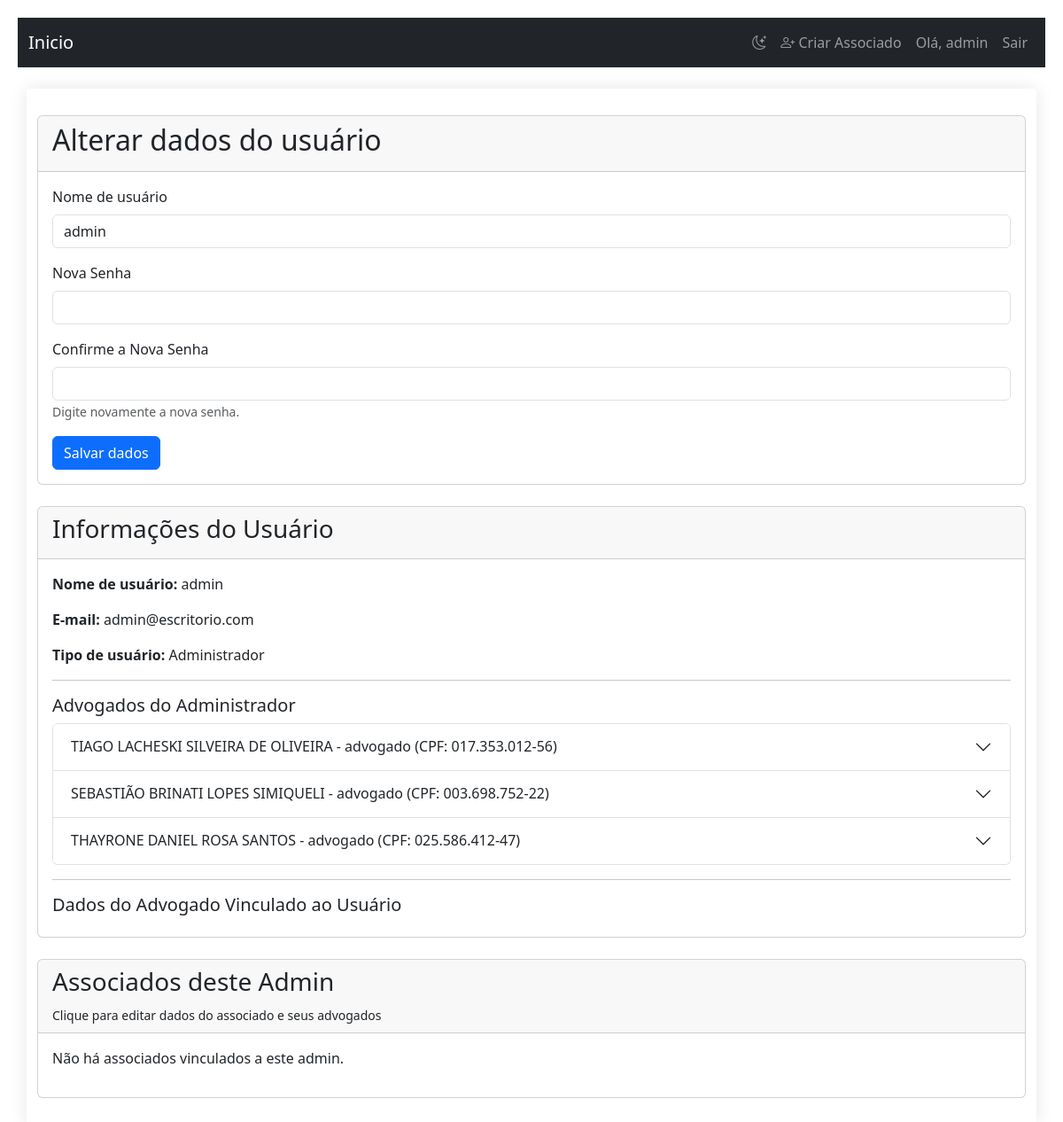
Page /usuario/1/editar (signed in) on the committed database.
### models.py (models this page shows, shortened)
class User(UserMixin, db.Model):
    id = db.Column(db.Integer, primary_key=True)
    username = db.Column(db.String(64), index=True, unique=True)
    email = db.Column(db.String(120), index=True, unique=True)
    password_hash = db.Column(db.String(128))
    is_admin = db.Column(db.Boolean, default=False)
    admin_id = db.Column(db.Integer, db.ForeignKey('user.id'), nullable=True)
    associados = db.relationship('User', backref=db.backref('admin', remote_side=[id]), lazy='dynamic')
    tickets = db.relationship('Ticket', backref='author', lazy='dynamic',
                              cascade="all, delete-orphan", foreign_keys='Ticket.user_id')
    delegated_tickets = db.relationship('Ticket', backref='delegado_user', lazy='dynamic',
                                        foreign_keys='Ticket.delegado_id')
    comments = db.relationship('Comment', backref='author', lazy='dynamic', cascade="all, delete-orphan")
    attachments = db.relationship('Attachment', backref='author', lazy='dynamic')
    appointments = db.relationship('Appointment', backref='user', lazy='dynamic', cascade="all, delete-orphan")
    advogados = db.relationship('Advogado', backref='owner_user', lazy='dynamic', cascade="all, delete-orphan")

class Advogado(db.Model):
    id = db.Column(db.Integer, primary_key=True)
    user_id = db.Column(db.Integer, db.ForeignKey('user.id'), nullable=False)
    nome = db.Column(db.String(150), nullable=False)
    estado_civil = db.Column(db.String(50), nullable=False)
    profissao = db.Column(db.String(100), nullable=False, default='advogado')
    cpf = db.Column(db.String(14), unique=True, nullable=False)
    rg = db.Column(db.String(20), nullable=True)
    orgao_emissor = db.Column(db.String(20), nullable=True)
    oabs = db.Column(MutableList.as_mutable(PickleType), default=[], nullable=False)
    endereco_profissional = db.Column(db.String(255), nullable=False)
    is_principal = db.Column(db.Boolean, default=False, nullable=False)

### routes/user.py (the view, shortened to what this page needs)
@user_bp.route('/<int:user_id>/editar', methods=['GET', 'POST'])
@login_required
def editar_usuario(user_id):
    usuario = User.query.get_or_404(user_id)
    pode_editar_nome = current_user.id == usuario.id or (current_user.is_admin and (usuario.admin_id == current_user.id or usuario.is_admin))
    if not pode_editar_nome:
        flash('Você não tem permissão para editar este usuário.', 'danger')
        return redirect(url_for('dashboard.dashboard'))
    advogados = usuario.advogados.order_by(Advogado.id).all()
    associados_advogados = []
    if usuario.is_admin and current_user.id == usuario.id:
        associados = usuario.associados.order_by(User.id).all()
        for associado in associados:
            associados_advogados.append({
                "associado": associado,
                "advogados": associado.advogados.order_by(Advogado.id).all()
            })
    return render_template(
        'editar_usuario.html',
        usuario=usuario,
        advogados=advogados,
        associados_advogados=associados_advogados
    )

### templates/editar_usuario.html (shortened to what this page needs)
{% extends "base_m.html" %}
{% block content %}
<div class="card mb-4">
    <div class="card-header"><h2>Alterar dados do usuário</h2></div>
    <div class="card-body">
        <form method="POST" action="{{ url_for('user.editar_usuario', user_id=usuario.id) }}">
            <div class="mb-3">
                <label for="username" class="form-label">Nome de usuário</label>
                <input type="text" class="form-control" id="username" name="username"
                    value="{{ usuario.username }}" required maxlength="64"
                    {% if not (current_user.id == usuario.id or (current_user.is_admin and (usuario.admin_id == current_user.id or usuario.is_admin))) %}readonly{% endif %}>
            </div>
            <div class="mb-3">
                <label for="password" class="form-label">Nova Senha</label>
                <input type="password" class="form-control" id="password" name="password" minlength="6">
            </div>
            <div class="mb-3">
                <label for="password_confirm" class="form-label">Confirme a Nova Senha</label>
                <input type="password" class="form-control" id="password_confirm" name="password_confirm" minlength="6">
                <small class="form-text text-muted">Digite novamente a nova senha.</small>
            </div>
            <button type="submit" class="btn btn-primary">Salvar dados</button>
        </form>
    </div>
</div>
<div class="card mb-4">
    <div class="card-header"><h3>Informações do Usuário</h3></div>
    <div class="card-body">
        <p><strong>Nome de usuário:</strong> {{ usuario.username }}</p>
        <p><strong>E-mail:</strong> {{ usuario.email }}</p>
        <p><strong>Tipo de usuário:</strong> {% if usuario.is_admin %}Administrador{% else %}Associado{% endif %}</p>
        <hr>
        {% if usuario.is_admin %}
        <h5>Advogados do Administrador</h5>
        {% if advogados|length > 0 %}
            <div class="accordion mb-3" id="accordionAdvAdmin">
                {% for advogado in advogados %}
                <div class="accordion-item">
                    <h2 class="accordion-header" id="headingAdmin{{ advogado.id }}">
                        <button class="accordion-button collapsed" type="button" data-bs-toggle="collapse" data-bs-target="#collapseAdmin{{ advogado.id }}" aria-expanded="false" aria-controls="collapseAdmin{{ advogado.id }}">
                            {{ advogado.nome }} - {{ advogado.profissao }} (CPF: {{ advogado.cpf }})
                        </button>
                    </h2>
                </div>
                {% endfor %}
            </div>
        {% else %}
            <p>Não há informações de advogado para este admin.</p>
        {% endif %}
        <hr>
        {% endif %}
        <h5>Dados do Advogado Vinculado ao Usuário</h5>
    </div>
</div>
{% if usuario.is_admin and current_user.id == usuario.id %}
<div class="card mt-4">
    <div class="card-header">
        <h3>Associados deste Admin</h3>
        <small>Clique para editar dados do associado e seus advogados</small>
    </div>
    <div class="card-body">
        {% set associados = usuario.associados.all() %}
        {% if associados|length > 0 %}
            <div class="accordion" id="accordionAssociados">
                {% for associado in associados %}
                <div class="accordion-item">
                    <h2 class="accordion-header" id="heading{{ associado.id }}">
                        <button class="accordion-button collapsed" type="button" data-bs-toggle="collapse" data-bs-target="#collapse{{ associado.id }}" aria-expanded="false" aria-controls="collapse{{ associado.id }}">
                            {{ associado.username }} ({{ associado.email }}) [ID: {{ associado.id }}]
                        </button>
                    </h2>
                    <div id="collapse{{ associado.id }}" class="accordion-collapse collapse" aria-labelledby="heading{{ associado.id }}" data-bs-parent="#accordionAssociados">
                        <div class="accordion-body">
                            <form method="POST" action="{{ url_for('user.editar_usuario', user_id=associado.id) }}">
                                <div class="mb-3">
                                    <label for="username_{{ associado.id }}" class="form-label">Nome de usuário</label>
                                    <input type="text" class="form-control" id="username_{{ associado.id }}" name="username"
                                        value="{{ associado.username }}" required maxlength="64">
                                </div>
                                <button type="submit" class="btn btn-primary mb-2">Salvar nome de usuário do associado</button>
                            </form>
                            <hr>
                            <h6>Advogados do Associado</h6>
                            {% if associado.advogados.count() > 0 %}
                                {% for advogado in associado.advogados %}
                                    <form method="POST" action="{{ url_for('user.editar_advogado', advogado_id=advogado.id) }}">
                                        <div class="row g-2">
                                            <div class="col-md-6">
                                                <label for="nome_{{ advogado.id }}" class="form-label">Nome Completo</label>
                                                <input type="text" class="form-control" id="nome_{{ advogado.id }}" name="nome" value="{{ advogado.nome }}" required>
                                            </div>
                                            <div class="col-md-6">
                                                <label for="estado_civil_{{ advogado.id }}" class="form-label">Estado Civil</label>
                                                <input type="text" class="form-control" id="estado_civil_{{ advogado.id }}" name="estado_civil" value="{{ advogado.estado_civil }}">
                                            </div>
                                            <div class="col-md-6">
                                                <label for="profissao_{{ advogado.id }}" class="form-label">Profissão</label>
                                                <input type="text" class="form-control" id="profissao_{{ advogado.id }}" name="profissao" value="{{ advogado.profissao }}">
                                            </div>
                                            <div class="col-md-6">
                                                <label for="cpf_{{ advogado.id }}" class="form-label">CPF</label>
                                                <input type="text" class="form-control" id="cpf_{{ advogado.id }}" name="cpf" value="{{ advogado.cpf }}" required>
                                            </div>
                                            <div class="col-md-6">
                                                <label for="rg_{{ advogado.id }}" class="form-label">RG</label>
                                                <input type="text" class="form-control" id="rg_{{ advogado.id }}" name="rg" value="{{ advogado.rg }}">
                                            </div>
                                            <div class="col-md-6">
                                                <label for="orgao_emissor_{{ advogado.id }}" class="form-label">Órgão Emissor</label>
                                                <input type="text" class="form-control" id="orgao_emissor_{{ advogado.id }}" name="orgao_emissor" value="{{ advogado.orgao_emissor }}">
                                            </div>
                                            <div class="col-md-12">
                                                <label class="form-label">OAB(s) <span class="text-muted">(adicione todas as OABs deste advogado)</span></label>
                                                <div id="oabs-list-{{ advogado.id }}">
                                                    {% if advogado.oabs %}
                                                        {% for oab in advogado.oabs %}
                                                            <div class="input-group mb-1 oab-input-row">
                                                                <input type="text" class="form-control" name="oab_numero[]" value="{{ oab.numero }}" placeholder="Número da OAB (ex: 12345/PR)">
                                                                <button type="button" class="btn btn-outline-danger btn-remove-oab">Remover</button>
                                                            </div>
                                                        {% endfor %}
                                                    {% endif %}
                                                    <div class="input-group mb-1 oab-input-row">
                                                        <input type="text" class="form-control" name="oab_numero[]" value="" placeholder="Adicionar nova OAB">
                                                        <button type="button" class="btn btn-outline-danger btn-remove-oab">Remover</button>
                                                    </div>
                                                </div>
                                                <button type="button" class="btn btn-outline-success btn-add-oab mt-1" data-adv-id="{{ advogado.id }}">Adicionar OAB</button>
                                            </div>
                                            <div class="col-md-12">
                                                <label for="endereco_profissional_{{ advogado.id }}" class="form-label">Endereço Profissional</label>
                                                <input type="text" class="form-control" id="endereco_profissional_{{ advogado.id }}" name="endereco_profissional" value="{{ advogado.endereco_profissional }}">
                                            </div>
                                            <div class="col-md-12">
                                                <label for="is_principal_{{ advogado.id }}" class="form-label">Principal</label>
                                                <select class="form-control" id="is_principal_{{ advogado.id }}" name="is_principal">
                                                    <option value="1" {% if advogado.is_principal %}selected{% endif %}>Sim</option>
                                                    <option value="0" {% if not advogado.is_principal %}selected{% endif %}>Não</option>
                                                </select>
                                            </div>
                                        </div>
                                        <button type="submit" class="btn btn-success mb-2 mt-2">Salvar Advogado</button>
                                    </form>
                                    <hr>
                                {% endfor %}
                            {% else %}
                                <p>Não há informações de advogado para este associado.</p>
                            {% endif %}
                        </div>
                    </div>
                </div>
                {% endfor %}
            </div>
        {% else %}
            <p>Não há associados vinculados a este admin.</p>
        {% endif %}
    </div>
</div>
{% endif %}
{% endblock %}

### templates/base_m.html (shortened to what this page needs)
<!DOCTYPE html>
<html lang="pt-BR">
<head>
    {% block styles %}
        <link rel="stylesheet" href="https://cdn.jsdelivr.net/npm/bootstrap-icons@1.8.0/font/bootstrap-icons.css">
        <link rel="stylesheet" href="{{ url_for('static', filename='css/style.css') }}">
        <link href="https://cdn.jsdelivr.net/npm/bootstrap@5.3.0/dist/css/bootstrap.min.css" rel="stylesheet">
    {% endblock %}
</head>
<body>
    <nav class="navbar navbar-expand-lg navbar-dark bg-dark">
        <div class="container-fluid">
            <a class="navbar-brand" href="{{ url_for('main.index') }}">Inicio</a>
            <div class="collapse navbar-collapse" id="navbarNav">
                <ul class="navbar-nav ms-auto">
                    <li class="nav-item">
                        <button onclick="toggleDarkMode()" class="btn btn-link nav-link" id="theme-toggle">
                            <i class="bi bi-moon-stars" id="dark-icon"></i>
                        </button>
                    </li>
                    {% if current_user.is_admin %}
                    <li class="nav-item">
                        <a class="nav-link" href="{{ url_for('admin_associado.criar_usuario_associado') }}">
                            <i class="bi bi-person-plus"></i> Criar Associado
                        </a>
                    </li>
                    {% endif %}
                    {% if current_user.is_authenticated %}
                    <li class="nav-item">
                        <a class="nav-link" href="{{ url_for('user.editar_usuario', user_id=current_user.id) }}">
                            Olá, {{ current_user.username }}
                        </a>
                    </li>
                    <li class="nav-item">
                        <a class="nav-link" href="{{ url_for('auth.logout') }}">Sair</a>
                    </li>
                    {% else %}
                    <li class="nav-item">
                        <a class="nav-link" href="{{ url_for('auth.login') }}">Login</a>
                    </li>
                    {% endif %}
                </ul>
            </div>
        </div>
    </nav>
    <div class="container mt-4">
        {% block content %}{% endblock %}
    </div>
</body>
</html>

### rows in the picture
User: username "admin", email "admin@escritorio.com"
Advogado: nome "TIAGO LACHESKI SILVEIRA DE OLIVEIRA", profissao "advogado", cpf "017.353.012-56"
Advogado: nome "SEBASTIÃO BRINATI LOPES SIMIQUELI", profissao "advogado", cpf "003.698.752-22"
Advogado: nome "THAYRONE DANIEL ROSA SANTOS", profissao "advogado", cpf "025.586.412-47"
